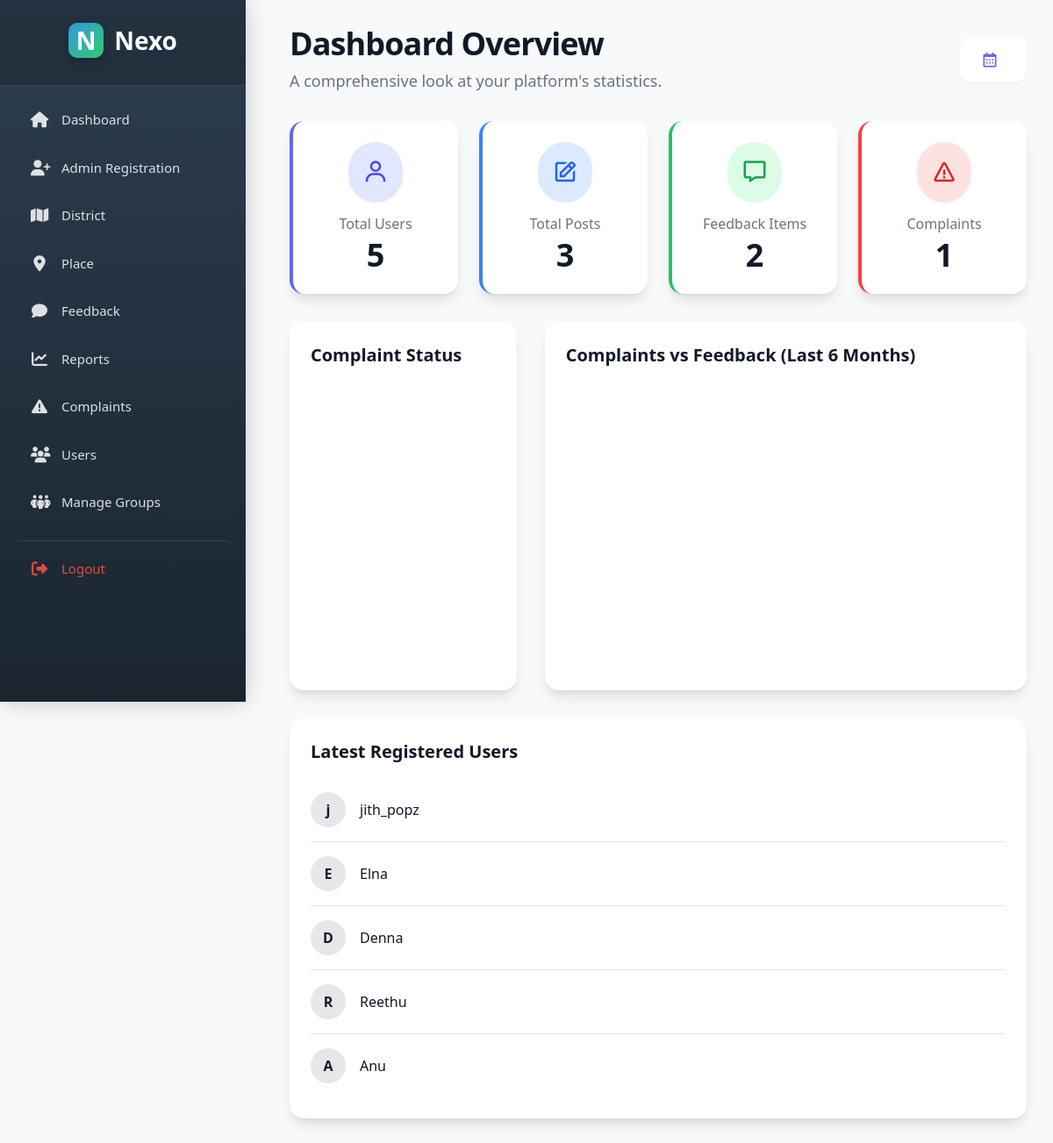
/Project/Admin/HomePage.php, run on the app's committed database.
### tables this page shows
CREATE TABLE `tbl_user` (
  `user_id` int(11) NOT NULL,
  `user_name` varchar(30) NOT NULL,
  `user_bio` varchar(2500) NOT NULL,
  `user_gender` varchar(10) NOT NULL,
  `user_status` enum('active','banned') DEFAULT 'active',
  `user_dob` date NOT NULL,
  `user_contact` varchar(11) NOT NULL,
  `user_email` varchar(30) NOT NULL,
  `user_password` varchar(2000) NOT NULL,
  `place_id` int(11) NOT NULL,
  `user_photo` varchar(100) NOT NULL
);

### Project/Admin/HomePage.php (the view, shortened to what this page needs)
<?php
include '../Assets/Connection/Connection.php';
$userCount = $con->query("SELECT COUNT(*) AS c FROM tbl_user")->fetch_assoc()['c'];
$postCount = $con->query("SELECT COUNT(*) AS c FROM tbl_post")->fetch_assoc()['c'];
$feedbackCount = $con->query("SELECT COUNT(*) AS c FROM tbl_feedback")->fetch_assoc()['c'];
$complaintCount = $con->query("SELECT COUNT(*) AS c FROM tbl_complaint")->fetch_assoc()['c'];
?>
<!DOCTYPE html>
<html lang="en">
<head>
    <script src="https://cdn.tailwindcss.com"></script>
    <link href="https://cdn.jsdelivr.net/npm/boxicons@2.1.4/css/boxicons.min.css" rel="stylesheet">
</head>
<body class="flex min-h-screen">
<?php include 'Sidebar.php'?>
    <div class="main-content">
        <header class="flex flex-col sm:flex-row justify-between items-start sm:items-center mb-8">
            <div>
                <h1 class="text-4xl font-bold text-gray-900 tracking-tight">Dashboard Overview</h1>
                <p class="text-lg text-gray-500 mt-2">A comprehensive look at your platform's statistics.</p>
            </div>
            <div class="mt-4 sm:mt-0 bg-white shadow-sm rounded-xl py-3 px-6 text-gray-600 font-medium flex items-center space-x-2">
                <i class="bx bx-calendar text-indigo-500 text-xl"></i>
            </div>
        </header>
        <div class="grid grid-cols-1 sm:grid-cols-2 lg:grid-cols-4 gap-6 mb-8">
            <div class="bg-white p-6 rounded-2xl shadow-lg transition-all transform hover:scale-105 hover:shadow-xl border-l-4 border-indigo-500">
                <div class="flex flex-col items-center">
                    <div class="bg-indigo-100 text-indigo-600 p-4 rounded-full mb-3">
                        <i class="bx bx-user text-3xl"></i>
                    </div>
                    <p class="text-gray-500 font-medium">Total Users</p>
                    <h2 class="text-4xl font-bold text-gray-900 mt-1"><?= $userCount ?></h2>
                </div>
            </div>
            <div class="bg-white p-6 rounded-2xl shadow-lg transition-all transform hover:scale-105 hover:shadow-xl border-l-4 border-blue-500">
                <div class="flex flex-col items-center">
                    <div class="bg-blue-100 text-blue-600 p-4 rounded-full mb-3">
                        <i class="bx bx-edit text-3xl"></i>
                    </div>
                    <p class="text-gray-500 font-medium">Total Posts</p>
                    <h2 class="text-4xl font-bold text-gray-900 mt-1"><?= $postCount ?></h2>
                </div>
            </div>
            <div class="bg-white p-6 rounded-2xl shadow-lg transition-all transform hover:scale-105 hover:shadow-xl border-l-4 border-green-500">
                <div class="flex flex-col items-center">
                    <div class="bg-green-100 text-green-600 p-4 rounded-full mb-3">
                        <i class="bx bx-message text-3xl"></i>
                    </div>
                    <p class="text-gray-500 font-medium">Feedback Items</p>
                    <h2 class="text-4xl font-bold text-gray-900 mt-1"><?= $feedbackCount ?></h2>
                </div>
            </div>
            <div class="bg-white p-6 rounded-2xl shadow-lg transition-all transform hover:scale-105 hover:shadow-xl border-l-4 border-red-500">
                <div class="flex flex-col items-center">
                    <div class="bg-red-100 text-red-600 p-4 rounded-full mb-3">
                        <i class="bx bx-error text-3xl"></i>
                    </div>
                    <p class="text-gray-500 font-medium">Complaints</p>
                    <h2 class="text-4xl font-bold text-gray-900 mt-1"><?= $complaintCount ?></h2>
                </div>
            </div>
        </div>
        <div class="grid grid-cols-1 lg:grid-cols-3 gap-8">
            <div class="bg-white p-6 rounded-2xl shadow-lg">
                <h3 class="text-xl font-semibold text-gray-900 mb-6">Complaint Status</h3>
                <div class="h-80 flex items-center justify-center">
                </div>
            </div>
            <div class="lg:col-span-2 bg-white p-6 rounded-2xl shadow-lg">
                <h3 class="text-xl font-semibold text-gray-900 mb-6">Complaints vs Feedback (Last 6 Months)</h3>
                <div class="h-80">
                </div>
            </div>
        </div>
        <div class="bg-white p-6 rounded-2xl shadow-lg mt-8">
            <h3 class="text-xl font-semibold text-gray-900 mb-4">Latest Registered Users</h3>
            <ul class="divide-y divide-gray-200">
                <?php
                $latestUsers = $con->query("SELECT user_name FROM tbl_user ORDER BY user_id DESC LIMIT 5");
                while($u = $latestUsers->fetch_assoc()){
                    $initials = substr($u['user_name'], 0, 1);
                    echo "
                    <li class='py-4 flex items-center space-x-4'>
                        <div class='w-10 h-10 rounded-full bg-gray-200 flex items-center justify-center text-gray-900 font-bold'>$initials</div>
                        <span class='font-medium text-gray-900'>{$u['user_name']}</span>
                    </li>
                    ";
                }
                ?>
            </ul>
        </div>
    </div>
</body>
</html>

### Project/Admin/HomePage.php (style rules this page uses)
body { font-family: 'Inter', sans-serif; @apply bg-gray-100 text-gray-800; }
.main-content { flex: 1; padding: 1.5rem 2rem; overflow-y: auto; }

### Project/Admin/Sidebar.php (style rules this page uses)
body { margin: 0; font-family: 'Segoe UI', Tahoma, Geneva, Verdana, sans-serif; display: flex; min-height: 100vh; background-color: #f8f9fa; }
.main-content { margin-left: 300px; padding: 30px; width: calc(100% - 300px); background: #f8f9fa; min-height: 100vh; }

### data on the page
tbl_user: user_name "j", user_name "jith_popz"
tbl_user: user_name "E", user_name "Elna"
tbl_user: user_name "D", user_name "Denna"
tbl_user: user_name "R", user_name "Reethu"
tbl_user: user_name "A", user_name "Anu"

### other printed values
$userCount "5"
$postCount "3"
$feedbackCount "2"
$complaintCount "1"
